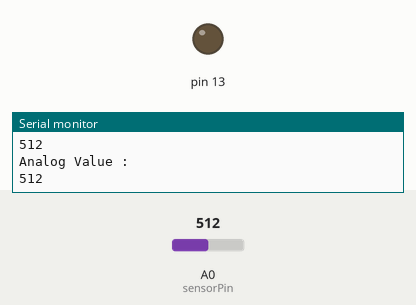
This sketch was run on a simulated Arduino Uno, built with avr-gcc and run on an emulated ATmega328P. Parts: output pins drawn as LEDs (lit = HIGH), the last lines printed to the serial monitor. Inputs (shaded band) come from the test bench; at power-on: A0 (sensorPin) = 512.

Above: at 1.8 s.
1.9 s: A0 (sensorPin) set to 313
3.4 s: A0 (sensorPin) set to 283
At 4.8 s:
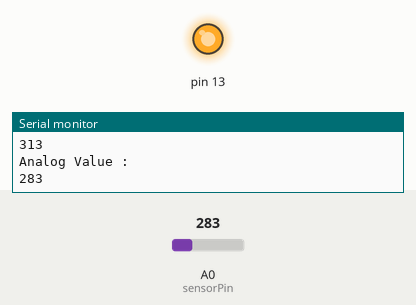
5.5 s: A0 (sensorPin) set to 306
At 6.3 s:
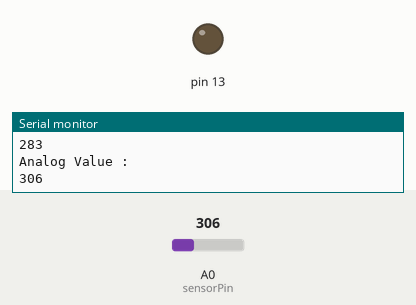
7.5 s: A0 (sensorPin) set to 290
At 9.1 s:
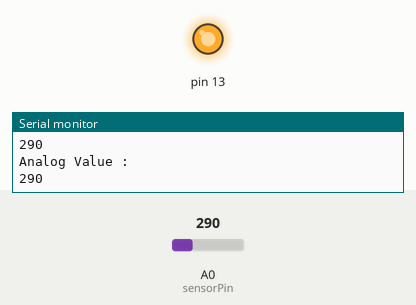
Timing chart, 0 to 10.5 s (numbered marks = the images above; inputs shaded):
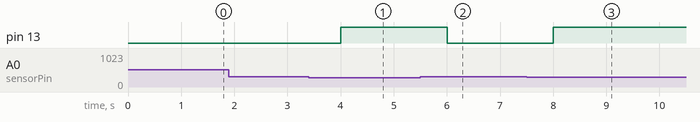

Measured:
- the behaviour switches between 300 and 299 on A0 (sensorPin) (found by bisection; images 0 and 1)
- after the input at 3.4 s, pin 13: LOW → HIGH after 0.60 s
- after the input at 5.5 s, pin 13: HIGH → LOW after 0.50 s
- after the input at 7.5 s, pin 13: LOW → HIGH after 0.50 s

The sketch:

soil_humidity.ino
```cpp
int sensorPin = A0;
int sensorValue;
int limit = 300;

void setup() {
 Serial.begin(9600);
 pinMode(sensorPin, INPUT);
 pinMode(13, OUTPUT);
}

void loop() {

 sensorValue = analogRead(sensorPin);
 Serial.println("Analog Value : ");
 Serial.println(sensorValue);

 if (sensorValue<limit) {
 digitalWrite(13, HIGH);
 }
 else {
 digitalWrite(13, LOW);
 }

 delay(1000);
}
```
